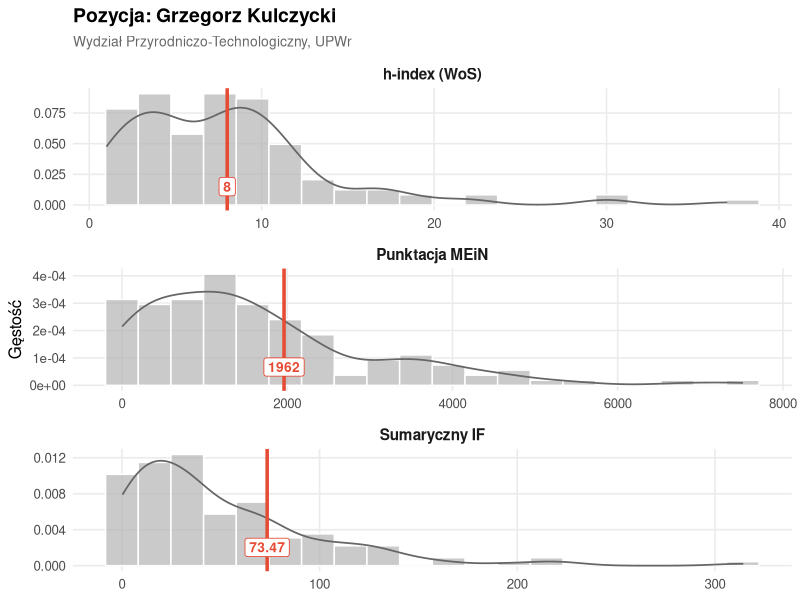
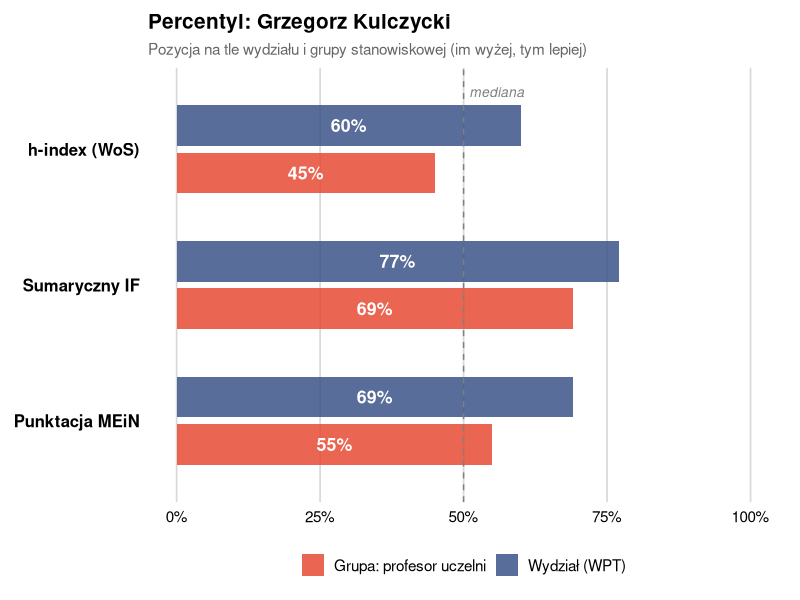

Write R code to recreate these figures, in order. (Note: this script raises an error after producing the figures.)
## ---- chunk 1
knitr::opts_chunk$set(
  echo = FALSE, warning = FALSE, message = FALSE,
  fig.align = "center", out.width = "85%", dpi = 200
)

library(dplyr)
library(tidyr)
library(ggplot2)
library(knitr)

df <- read.csv("../../output_bibliometria/WPT_oczyszczone.csv", stringsAsFactors = FALSE)
df <- df %>%
  mutate(stanowisko = case_when(
    stanowisko == "profesor Uczelni" ~ "profesor uczelni",
    !is.na(stanowisko) ~ tolower(stanowisko),
    TRUE ~ NA_character_
  ))

metryki <- c("h_index_wos", "sum_IF", "sum_MEiN")
metryki_labels <- c(
  h_index_wos = "h-index (WoS)",
  sum_IF      = "Sumaryczny IF",
  sum_MEiN    = "Punktacja MEiN"
)

# Dane osoby
osoba <- df %>% filter(grepl("Kulczycki", profil))
imie_nazwisko <- osoba$profil

# Grupa stanowiskowa
grupa_stan <- df %>%
  filter(!is.na(stanowisko), stanowisko == osoba$stanowisko)

# Jednostka
grupa_jedn <- df %>%
  filter(jednostka == osoba$jednostka)
## ---- chunk 2
dane <- data.frame(
  ` ` = c("Imię i nazwisko", "Stanowisko", "Jednostka", "Wydział"),
  Wartość = c(
    osoba$profil,
    osoba$stanowisko,
    osoba$jednostka,
    "Wydział Przyrodniczo-Technologiczny"
  ),
  check.names = FALSE
)
kable(dane, booktabs = TRUE)
## ---- chunk 3
ws <- data.frame(
  Metryka = c("h-index (WoS)", "Sumaryczny IF", "Punktacja MEiN"),
  Wartość = c(osoba$h_index_wos, sprintf("%.2f", osoba$sum_IF), osoba$sum_MEiN),
  check.names = FALSE
)
kable(ws, caption = "Wartości wskaźników bibliometrycznych.", booktabs = TRUE)
## ---- chunk 4
rank_wpt <- data.frame(Metryka = character(), Pozycja = character(),
                        `Top (%)` = character(), check.names = FALSE)
for (m in metryki) {
  vals <- df[[m]][!is.na(df[[m]])]
  n <- length(vals)
  pos <- sum(vals > osoba[[m]]) + 1
  pct <- sprintf("%.1f", 100 * pos / n)
  rank_wpt <- rbind(rank_wpt, data.frame(
    Metryka = metryki_labels[m],
    Pozycja = paste0(pos, "/", n),
    `Top (%)` = pct,
    check.names = FALSE
  ))
}
kable(rank_wpt, caption = "Pozycja w rankingu WPT (cały wydział).", booktabs = TRUE,
      row.names = FALSE)
## ---- chunk 5
rank_stan <- data.frame(Metryka = character(), Pozycja = character(), check.names = FALSE)
for (m in metryki) {
  vals <- grupa_stan[[m]][!is.na(grupa_stan[[m]])]
  n <- length(vals)
  pos <- sum(vals > osoba[[m]]) + 1
  rank_stan <- rbind(rank_stan, data.frame(
    Metryka = metryki_labels[m],
    Pozycja = paste0(pos, "/", n),
    check.names = FALSE
  ))
}
kable(rank_stan,
      caption = paste0("Pozycja wśród ", osoba$stanowisko, "ów (n = ", nrow(grupa_stan), ")."),
      booktabs = TRUE, row.names = FALSE)
## ---- chunk 6
rank_jedn <- data.frame(Metryka = character(), Pozycja = character(), check.names = FALSE)
for (m in metryki) {
  vals <- grupa_jedn[[m]][!is.na(grupa_jedn[[m]])]
  n <- length(vals)
  pos <- sum(vals > osoba[[m]]) + 1
  rank_jedn <- rbind(rank_jedn, data.frame(
    Metryka = metryki_labels[m],
    Pozycja = paste0(pos, "/", n),
    check.names = FALSE
  ))
}
kable(rank_jedn,
      caption = paste0("Pozycja w jednostce (n = ", nrow(grupa_jedn), ")."),
      booktabs = TRUE, row.names = FALSE)
## ---- chunk 7
por <- data.frame(
  Metryka = character(), Wartość = character(),
  `Mediana WPT` = character(), `Odch. (%)` = character(),
  `Mediana grupy stan.` = character(), `Odch. (%)` = character(),
  check.names = FALSE
)
for (m in metryki) {
  v <- osoba[[m]]
  med_wpt <- median(df[[m]], na.rm = TRUE)
  med_stan <- median(grupa_stan[[m]], na.rm = TRUE)
  por <- rbind(por, data.frame(
    Metryka = metryki_labels[m],
    Wartość = ifelse(m == "sum_IF", sprintf("%.1f", v), as.character(v)),
    `Mediana WPT` = sprintf("%.1f", med_wpt),
    `Odch. WPT (%)` = sprintf("%+.0f", 100 * (v / med_wpt - 1)),
    `Mediana grupy` = sprintf("%.1f", med_stan),
    `Odch. grupy (%)` = sprintf("%+.0f", 100 * (v / med_stan - 1)),
    check.names = FALSE
  ))
}
kable(por, caption = "Porównanie z medianą wydziałową i grupy stanowiskowej.",
      booktabs = TRUE, row.names = FALSE)
## ---- chunk 8
theme_biblio <- theme_minimal(base_size = 12) +
  theme(
    plot.title = element_text(face = "bold", size = 14),
    plot.subtitle = element_text(color = "grey40", size = 10),
    strip.text = element_text(face = "bold", size = 11),
    panel.grid.minor = element_blank()
  )

df_long <- df %>%
  select(profil, all_of(metryki)) %>%
  pivot_longer(cols = all_of(metryki), names_to = "metryka", values_to = "wartosc") %>%
  filter(!is.na(wartosc)) %>%
  mutate(metryka = recode(metryka, !!!metryki_labels))

osoba_long <- osoba %>%
  select(profil, all_of(metryki)) %>%
  pivot_longer(cols = all_of(metryki), names_to = "metryka", values_to = "wartosc") %>%
  mutate(metryka = recode(metryka, !!!metryki_labels))

ggplot(df_long, aes(x = wartosc)) +
  geom_histogram(aes(y = after_stat(density)), bins = 20,
                 fill = "grey70", color = "white", alpha = 0.7) +
  geom_density(color = "grey40", linewidth = 0.6) +
  geom_vline(data = osoba_long, aes(xintercept = wartosc),
             color = "#E64B35", linewidth = 1.2, linetype = "solid") +
  geom_label(data = osoba_long,
             aes(x = wartosc, y = 0, label = wartosc),
             color = "#E64B35", fontface = "bold", size = 3.5,
             vjust = -0.5, fill = "white", label.size = 0.3) +
  facet_wrap(~metryka, scales = "free", ncol = 1) +
  labs(title = paste("Pozycja:", imie_nazwisko),
       subtitle = "Wydział Przyrodniczo-Technologiczny, UPWr",
       x = NULL, y = "Gęstość") +
  theme_biblio
## ---- chunk 9
# Oblicz percentyle: wydział i grupa stanowiskowa
perc_data <- data.frame(
  metryka = character(), grupa = character(), percentyl = numeric(),
  stringsAsFactors = FALSE
)

grupa_stan_label <- paste0("Grupa: ", osoba$stanowisko)

for (m in metryki) {
  vals_wpt <- df[[m]][!is.na(df[[m]])]
  pct_wpt <- round(100 * mean(vals_wpt <= osoba[[m]]))

  vals_stan <- grupa_stan[[m]][!is.na(grupa_stan[[m]])]
  pct_stan <- round(100 * mean(vals_stan <= osoba[[m]]))

  perc_data <- rbind(perc_data, data.frame(
    metryka = metryki_labels[m],
    grupa = c("Wydział (WPT)", grupa_stan_label),
    percentyl = c(pct_wpt, pct_stan),
    stringsAsFactors = FALSE
  ))
}

perc_data$metryka <- factor(perc_data$metryka,
  levels = rev(c("h-index (WoS)", "Sumaryczny IF", "Punktacja MEiN")))
perc_data$grupa <- factor(perc_data$grupa,
  levels = c(grupa_stan_label, "Wydział (WPT)"))

fill_vals <- c("#3C5488", "#E64B35")
names(fill_vals) <- c("Wydział (WPT)", grupa_stan_label)

perc_data$label_x <- ifelse(perc_data$percentyl >= 20,
                             perc_data$percentyl / 2,
                             perc_data$percentyl + 3)
perc_data$label_hjust <- ifelse(perc_data$percentyl >= 20, 0.5, 0)
perc_data$label_color <- ifelse(perc_data$percentyl >= 20, "white", "black")

p_perc <- ggplot(perc_data, aes(x = metryka, y = percentyl, fill = grupa)) +
  geom_col(position = position_dodge(width = 0.7), width = 0.6, alpha = 0.85) +
  geom_text(aes(y = label_x, label = paste0(percentyl, "%"), hjust = label_hjust),
            position = position_dodge(width = 0.7),
            size = 4.5, fontface = "bold", color = perc_data$label_color) +
  geom_hline(yintercept = 50, linetype = "dashed", color = "grey50", linewidth = 0.5) +
  annotate("text", x = 3.42, y = 51, label = "mediana", size = 3.5,
           color = "grey50", hjust = 0, fontface = "italic") +
  coord_flip() +
  scale_y_continuous(limits = c(0, 100), breaks = seq(0, 100, 25),
                     labels = paste0(seq(0, 100, 25), "%")) +
  scale_fill_manual(values = fill_vals) +
  labs(title = paste("Percentyl:", imie_nazwisko),
       subtitle = "Pozycja na tle wydziału i grupy stanowiskowej (im wyżej, tym lepiej)",
       x = NULL, y = NULL, fill = NULL) +
  theme_minimal(base_size = 13) +
  theme(
    plot.title = element_text(face = "bold", size = 15),
    plot.subtitle = element_text(color = "grey40", size = 11),
    plot.margin = margin(10, 15, 10, 10),
    legend.position = "bottom",
    legend.text = element_text(size = 11),
    panel.grid.minor = element_blank(),
    panel.grid.major.y = element_blank(),
    panel.grid.major.x = element_line(color = "grey85"),
    axis.text.y = element_text(size = 12, face = "bold", color = "black"),
    axis.text.x = element_text(size = 11, color = "black")
  )

# Zapisz jako PNG i dołącz — unika problemów z przycinaniem przez xelatex
perc_png <- "../../Wykresy/WPT/pracownicy/Kulczycki_Grzegorz/percentyl_pozycja.png"
ggsave(perc_png, p_perc, width = 9, height = 4.5, dpi = 200)
knitr::include_graphics(perc_png)
## ---- chunk 10
percs <- sapply(metryki, function(m) {
  vals <- df[[m]][!is.na(df[[m]])]
  round(100 * mean(vals <= osoba[[m]]))
})

percs_stan <- sapply(metryki, function(m) {
  vals <- grupa_stan[[m]][!is.na(grupa_stan[[m]])]
  round(100 * mean(vals <= osoba[[m]]))
})

cat(sprintf("**%s** (%s, %s) plasuje się następująco na tle Wydziału Przyrodniczo-Technologicznego UPWr:\n\n",
    imie_nazwisko, osoba$stanowisko, gsub("Instytut ", "Inst. ", osoba$jednostka)))

for (m in metryki) {
  v <- osoba[[m]]
  pct <- percs[m]
  pct_s <- percs_stan[m]

  opis_wpt <- dplyr::case_when(
    pct >= 80 ~ "wyraźnie powyżej mediany wydziałowej",
    pct >= 60 ~ "powyżej mediany wydziałowej",
    pct >= 40 ~ "na poziomie mediany wydziałowej",
    pct >= 20 ~ "poniżej mediany wydziałowej",
    TRUE ~ "wyraźnie poniżej mediany wydziałowej"
  )

  opis_stan <- dplyr::case_when(
    pct_s >= 75 ~ paste0("w czołówce grupy ", osoba$stanowisko, "ów"),
    pct_s >= 50 ~ paste0("w górnej połowie grupy ", osoba$stanowisko, "ów"),
    TRUE ~ paste0("w dolnej połowie grupy ", osoba$stanowisko, "ów")
  )

  if (m == "sum_IF") {
    cat(sprintf("- **%s = %.2f** --- percentyl %d., %s. %s.\n",
        metryki_labels[m], v, pct, opis_wpt, opis_stan))
  } else {
    cat(sprintf("- **%s = %d** --- percentyl %d., %s. %s.\n",
        metryki_labels[m], as.integer(v), pct, opis_wpt, opis_stan))
  }
}

avg_pct <- mean(percs)
ocena <- dplyr::case_when(
  avg_pct >= 80 ~ "wybitny profil bibliometryczny, wyraźnie powyżej przeciętnej wydziałowej",
  avg_pct >= 65 ~ "bardzo dobry profil bibliometryczny, powyżej przeciętnej wydziałowej",
  avg_pct >= 50 ~ "solidny, ponadprzeciętny profil na tle wydziału",
  avg_pct >= 35 ~ "profil na poziomie przeciętnej wydziałowej",
  TRUE ~ "profil poniżej przeciętnej wydziałowej"
)

best_m <- names(which.max(percs))
cat(sprintf("\n**Ogólna ocena:** %s. Najsilniejszą stroną jest %s (percentyl %d.).\n",
    ocena, metryki_labels[best_m], percs[best_m]))
